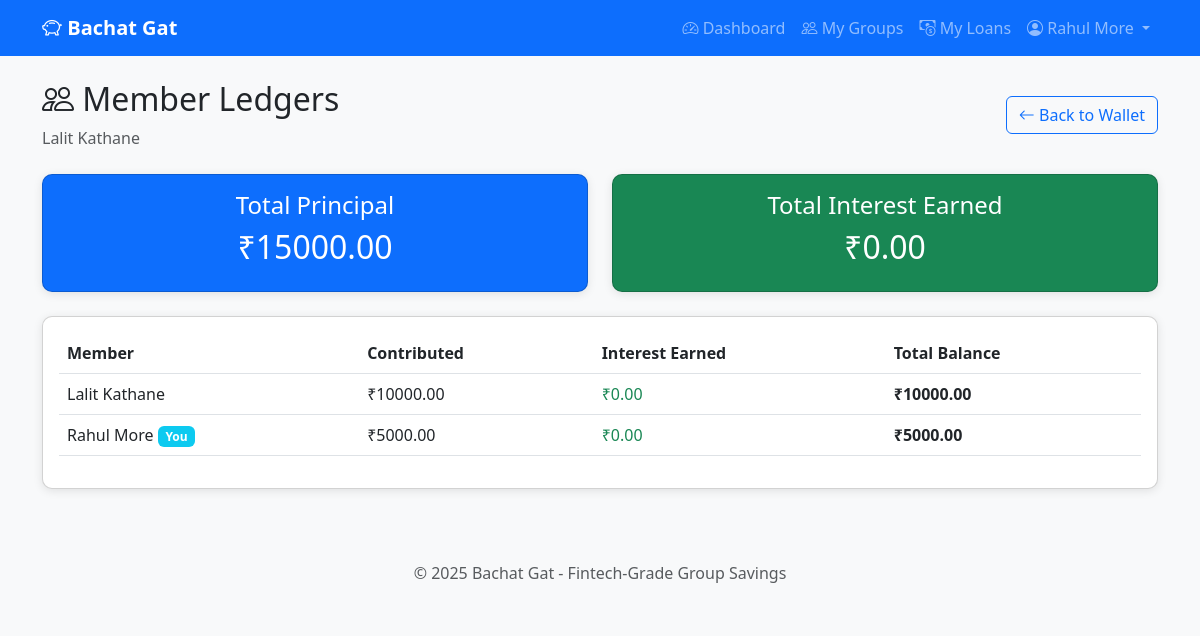
The app's page /groups/1/wallet/ledgers (signed in) with its own data.
### app/models.py (models this page shows, shortened)
class User(UserMixin, db.Model):
    __tablename__ = 'users'
    id = db.Column(db.Integer, primary_key=True)
    name = db.Column(db.String(100), nullable=False)
    email = db.Column(db.String(120), unique=True, nullable=False)
    password_hash = db.Column(db.String(256), nullable=False)
    phone = db.Column(db.String(20), nullable=True)
    created_at = db.Column(db.DateTime, default=datetime.utcnow)
    updated_at = db.Column(db.DateTime, default=datetime.utcnow, onupdate=datetime.utcnow)
    groups_created = db.relationship('Group', backref='creator', lazy='dynamic')
    memberships = db.relationship('GroupMember', backref='user', lazy='dynamic',
                                  foreign_keys='GroupMember.user_id')
    loan_requests = db.relationship('LoanRequest', backref='requester', lazy='dynamic',
                                    foreign_keys='LoanRequest.requested_by')
    approvals = db.relationship('LoanApproval', backref='approver', lazy='dynamic')
    contributions = db.relationship('MemberContribution', backref='contributor', lazy='dynamic')
    repayments = db.relationship('LoanRepayment', backref='payer', lazy='dynamic',
                                 foreign_keys='LoanRepayment.paid_by')
    member_ledgers = db.relationship('MemberLedger', backref='member', lazy='dynamic')

class Group(db.Model):
    __tablename__ = 'groups'
    id = db.Column(db.Integer, primary_key=True)
    name = db.Column(db.String(100), nullable=False)
    description = db.Column(db.String(500))
    created_by = db.Column(db.Integer, db.ForeignKey('users.id'), nullable=False)
    default_interest_rate = db.Column(db.Float, default=12.0)  # Annual %
    default_loan_duration_months = db.Column(db.Integer, default=12)
    default_repayment_type = db.Column(db.String(20), default=RepaymentType.EMI.value)
    use_flat_rate = db.Column(db.Boolean, default=False, nullable=False)  # NEW: Flat rate option
    is_active = db.Column(db.Boolean, default=True)
    created_at = db.Column(db.DateTime, default=datetime.utcnow)
    updated_at = db.Column(db.DateTime, default=datetime.utcnow, onupdate=datetime.utcnow)
    members = db.relationship('GroupMember', backref='group', lazy='dynamic',
                              cascade='all, delete-orphan')
    loan_requests = db.relationship('LoanRequest', backref='group', lazy='dynamic',
                                    cascade='all, delete-orphan')
    wallet = db.relationship('GroupWallet', backref='group', uselist=False,
                             cascade='all, delete-orphan')

class MemberLedger(db.Model):
    __tablename__ = 'member_ledgers'
    id = db.Column(db.Integer, primary_key=True)
    wallet_id = db.Column(db.Integer, db.ForeignKey('group_wallets.id'), nullable=False)
    user_id = db.Column(db.Integer, db.ForeignKey('users.id'), nullable=False)
    principal_contributed = db.Column(db.Float, default=0.0, nullable=False)
    interest_earned = db.Column(db.Float, default=0.0, nullable=False)
    total_balance = db.Column(db.Float, default=0.0, nullable=False)  # principal + interest
    last_contribution_at = db.Column(db.DateTime, nullable=True)
    last_interest_credit_at = db.Column(db.DateTime, nullable=True)
    created_at = db.Column(db.DateTime, default=datetime.utcnow)
    updated_at = db.Column(db.DateTime, default=datetime.utcnow, onupdate=datetime.utcnow)
    __table_args__ = (
        db.UniqueConstraint('wallet_id', 'user_id', name='unique_member_ledger'),
    )

### app/routes/wallet.py (the view)
@wallet_bp.route('/groups/<int:group_id>/wallet/ledgers')
@login_required
def member_ledgers(group_id):
    group = Group.query.get_or_404(group_id)
    if not is_group_member(current_user.id, group_id):
        flash('You are not a member of this group!', 'danger')
        return redirect(url_for('groups.list_groups'))
    wallet = group.wallet
    if not wallet:
        flash('This group does not have a wallet!', 'danger')
        return redirect(url_for('groups.view_group', group_id=group_id))
    ledgers = MemberLedger.query.filter_by(wallet_id=wallet.id).all()
    total_principal = sum(l.principal_contributed for l in ledgers)
    total_interest = sum(l.interest_earned for l in ledgers)
    return render_template(
        'wallet/ledgers.html',
        group=group,
        wallet=wallet,
        ledgers=ledgers,
        total_principal=total_principal,
        total_interest=total_interest
    )

### app/__init__.py (called while the page is built)
def create_app():
    app = Flask(__name__)
    app.config.from_object(Config)
    db.init_app(app)
    login_manager.init_app(app)
    from app.models import User
    @login_manager.user_loader
    def load_user(user_id):
        return User.query.get(int(user_id))
    from app.routes.auth import auth_bp
    from app.routes.groups import groups_bp
    from app.routes.loans import loans_bp
    from app.routes.wallet import wallet_bp
    from app.routes.admin import admin_bp  # NEW
    app.register_blueprint(auth_bp)
    app.register_blueprint(groups_bp)
    app.register_blueprint(loans_bp)
    app.register_blueprint(wallet_bp)
    app.register_blueprint(admin_bp)  # NEW
    with app.app_context():
        db.create_all()
        print("✅ Database tables created!")
    return app

### app/services/authorization_service.py (called while the page is built)
def is_group_member(user_id, group_id):
    membership = GroupMember.query.filter_by(
        user_id=user_id,
        group_id=group_id,
        is_active=True
    ).first()
    return membership is not None

### app/templates/wallet/ledgers.html (shortened to what this page needs)
{% extends 'base.html' %}
{% block content %}
<div class="d-flex justify-content-between align-items-center mb-4">
    <div>
        <h2><i class="bi bi-people"></i> Member Ledgers</h2>
        <p class="text-muted mb-0">{{ group.name }}</p>
    </div>
    <a href="{{ url_for('wallet.view_wallet', group_id=group.id) }}" class="btn btn-outline-primary">
        <i class="bi bi-arrow-left"></i> Back to Wallet
    </a>
</div>
<div class="row mb-4">
    <div class="col-md-6">
        <div class="card bg-primary text-white">
            <div class="card-body text-center">
                <h4>Total Principal</h4>
                <h2>₹{{ "%.2f"|format(total_principal) }}</h2>
            </div>
        </div>
    </div>
    <div class="col-md-6">
        <div class="card bg-success text-white">
            <div class="card-body text-center">
                <h4>Total Interest Earned</h4>
                <h2>₹{{ "%.2f"|format(total_interest) }}</h2>
            </div>
        </div>
    </div>
</div>
{% if ledgers %}
<div class="card">
    <div class="card-body">
        <div class="table-responsive">
            <table class="table table-hover">
                <thead>
                    <tr>
                        <th>Member</th>
                        <th>Contributed</th>
                        <th>Interest Earned</th>
                        <th>Total Balance</th>
                    </tr>
                </thead>
                <tbody>
                    {% for ledger in ledgers %}
                    <tr>
                        <td>
                            {{ ledger.member.name }}
                            {% if ledger.member.id == current_user.id %}
                            <span class="badge bg-info">You</span>
                            {% endif %}
                        </td>
                        <td>₹{{ "%.2f"|format(ledger.principal_contributed) }}</td>
                        <td class="text-success">₹{{ "%.2f"|format(ledger.interest_earned) }}</td>
                        <td><strong>₹{{ "%.2f"|format(ledger.total_balance) }}</strong></td>
                    </tr>
                    {% endfor %}
                </tbody>
            </table>
        </div>
    </div>
</div>
{% else %}
<div class="text-center py-5">
    <i class="bi bi-people text-muted" style="font-size: 4rem;"></i>
    <h4 class="mt-3 text-muted">No contributions yet</h4>
</div>
{% endif %}
{% endblock %}

### app/templates/base.html (shortened to what this page needs)
<!DOCTYPE html>
<html lang="en">
<head>
    <link href="https://cdn.jsdelivr.net/npm/bootstrap@5.3.0/dist/css/bootstrap.min.css" rel="stylesheet">
    <link href="https://cdn.jsdelivr.net/npm/bootstrap-icons@1.10.0/font/bootstrap-icons.css" rel="stylesheet">
</head>
<body>
    <nav class="navbar navbar-expand-lg navbar-dark bg-primary">
        <div class="container">
            <a class="navbar-brand" href="{{ url_for('auth.home') }}">
                <i class="bi bi-piggy-bank"></i> Bachat Gat
            </a>
            <div class="collapse navbar-collapse" id="navbarNav">
                <ul class="navbar-nav ms-auto">
                    {% if current_user.is_authenticated %}
                        <li class="nav-item">
                            <a class="nav-link" href="{{ url_for('auth.dashboard') }}">
                                <i class="bi bi-speedometer2"></i> Dashboard
                            </a>
                        </li>
                        <li class="nav-item">
                            <a class="nav-link" href="{{ url_for('groups.list_groups') }}">
                                <i class="bi bi-people"></i> My Groups
                            </a>
                        </li>
                        <li class="nav-item position-relative">
                            <a class="nav-link" href="{{ url_for('loans.my_loans') }}">
                                <i class="bi bi-cash-coin"></i> My Loans
                            </a>
                        </li>
                        <li class="nav-item dropdown">
                            <a class="nav-link dropdown-toggle" href="#" id="userDropdown"
                               role="button" data-bs-toggle="dropdown">
                                <i class="bi bi-person-circle"></i> {{ current_user.name }}
                            </a>
                        </li>
                    {% endif %}
                </ul>
            </div>
        </div>
    </nav>
    <main class="container mt-4 mb-5">
        {% block content %}{% endblock %}
    </main>
    <footer class="text-center py-4 mt-5 bg-light">
        <p class="text-muted mb-0">&copy; 2025 Bachat Gat - Fintech-Grade Group Savings</p>
    </footer>
</body>
</html>

### app/templates/base.html (style rules this page uses)
body { background-color: #f8f9fa; }
.navbar-brand { font-weight: bold; }
.card { box-shadow: 0 2px 10px rgba(0,0,0,0.1); border-radius: 10px; }

### records on screen
User: name "Rahul More"
Group: name "Lalit Kathane"
MemberLedger: member.name "Lalit Kathane", principal_contributed "10000.00", interest_earned "0.00", total_balance "10000.00"
MemberLedger: member.name "Rahul More", shows "You", principal_contributed "5000.00", interest_earned "0.00", total_balance "5000.00"

### other values on screen
{{ "%.2f"|format(total_principal) }} "15000.00"
{{ "%.2f"|format(total_interest) }} "0.00"
